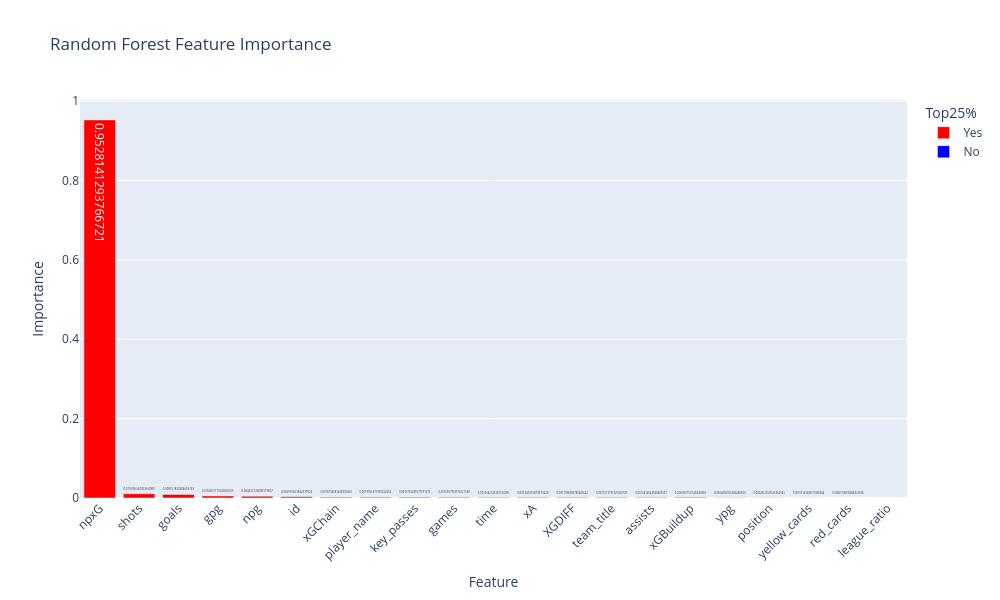

Notebook code cell kept with this figure:
### Code cell
fig = px.bar(
    feat_df,
    x='Feature',
    y='Importance',
    color='Top25%',
    color_discrete_map={'Yes': 'red', 'No': 'blue'},
    text='Importance',
    title='Random Forest Feature Importance'
)

fig.update_layout(
    xaxis_tickangle=-45,
    width=1000,
    height=600
)

fig.show()

### Figure 1 — Plotly figure (JSON) as saved in the notebook; plotly's stock layout.template omitted (floating-point values rounded to 4 significant figures)
{"data": [{"hovertemplate": "Top25%=Yes<br>Feature=%{x}<br>Importance=%{text}<extra></extra>", "legendgroup": "Yes", "marker": {"color": "red", "pattern": {"shape": ""}}, "name": "Yes", "orientation": "v", "showlegend": true, "text": [0.9528, 0.01066, 0.009102, 0.005083, 0.004432, 0.002993, 0.001873, 0.001857, 0.001676, 0.001631, 0.001368], "textposition": "auto", "type": "bar", "x": ["npxG", "shots", "goals", "gpg", "npg", "id", "xGChain", "player_name", "key_passes", "games", "time"], "xaxis": "x", "y": [0.9528, 0.01066, 0.009102, 0.005083, 0.004432, 0.002993, 0.001873, 0.001857, 0.001676, 0.001631, 0.001368], "yaxis": "y"}, {"hovertemplate": "Top25%=No<br>Feature=%{x}<br>Importance=%{text}<extra></extra>", "legendgroup": "No", "marker": {"color": "blue", "pattern": {"shape": ""}}, "name": "No", "orientation": "v", "showlegend": true, "text": [0.001248, 0.001179, 0.001151, 0.001041, 0.0009602, 0.0004296, 0.0002567, 0.0001915, 5.709e-05, 0.0], "textposition": "auto", "type": "bar", "x": ["xA", "XGDIFF", "team_title", "assists", "xGBuildup", "ypg", "position", "yellow_cards", "red_cards", "league_ratio"], "xaxis": "x", "y": [0.001248, 0.001179, 0.001151, 0.001041, 0.0009602, 0.0004296, 0.0002567, 0.0001915, 5.709e-05, 0.0], "yaxis": "y"}], "layout": {"barmode": "relative", "height": 600, "legend": {"title": {"text": "Top25%"}, "tracegroupgap": 0}, "title": {"text": "Random Forest Feature Importance"}, "width": 1000, "xaxis": {"anchor": "y", "domain": [0, 1], "tickangle": -45, "title": {"text": "Feature"}}, "yaxis": {"anchor": "x", "domain": [0, 1], "title": {"text": "Importance"}}}}
